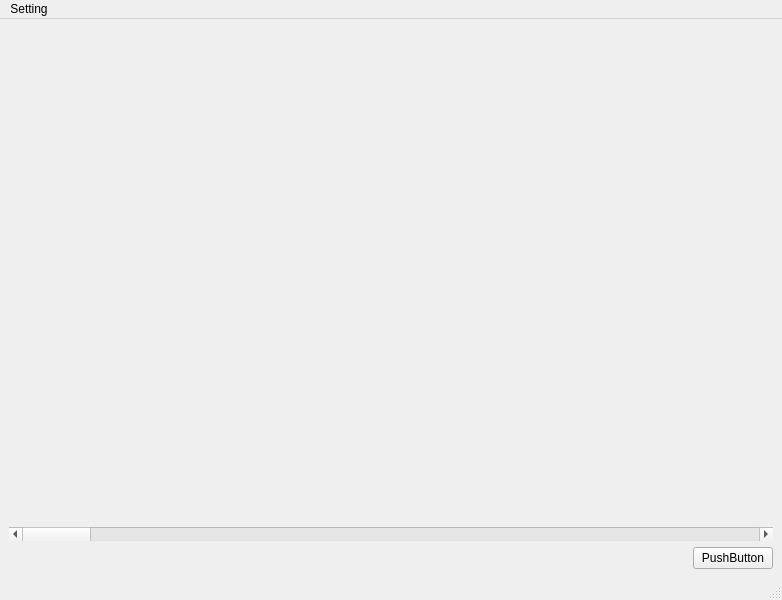
<?xml version="1.0" encoding="UTF-8"?>
<ui version="4.0">
 <class>Emma2</class>
 <widget class="QMainWindow" name="Emma2">
  <property name="geometry">
   <rect>
    <x>0</x>
    <y>0</y>
    <width>782</width>
    <height>600</height>
   </rect>
  </property>
  <property name="windowTitle">
   <string>Emma2</string>
  </property>
  <widget class="QWidget" name="centralwidget">
   <layout class="QVBoxLayout" name="verticalLayout_2">
    <item>
     <layout class="QVBoxLayout" name="verticalLayout">
      <item>
       <widget class="QChartView" name="chart" native="true">
        <property name="minimumSize">
         <size>
          <width>550</width>
          <height>400</height>
         </size>
        </property>
       </widget>
      </item>
      <item>
       <widget class="QScrollBar" name="HBar1">
        <property name="orientation">
         <enum>Qt::Horizontal</enum>
        </property>
       </widget>
      </item>
     </layout>
    </item>
    <item>
     <layout class="QHBoxLayout" name="horizontalLayout">
      <item>
       <spacer name="horizontalSpacer">
        <property name="orientation">
         <enum>Qt::Horizontal</enum>
        </property>
        <property name="sizeHint" stdset="0">
         <size>
          <width>40</width>
          <height>20</height>
         </size>
        </property>
       </spacer>
      </item>
      <item>
       <widget class="QPushButton" name="btnSuit">
        <property name="text">
         <string>PushButton</string>
        </property>
       </widget>
      </item>
     </layout>
    </item>
   </layout>
  </widget>
  <widget class="QMenuBar" name="menubar">
   <property name="geometry">
    <rect>
     <x>0</x>
     <y>0</y>
     <width>782</width>
     <height>22</height>
    </rect>
   </property>
   <widget class="QMenu" name="menuSetting">
    <property name="title">
     <string>Setting</string>
    </property>
    <addaction name="actionChart"/>
   </widget>
   <addaction name="menuSetting"/>
  </widget>
  <widget class="QStatusBar" name="statusbar"/>
  <action name="actionChart">
   <property name="text">
    <string>Chart</string>
   </property>
   <property name="toolTip">
    <string>Chart</string>
   </property>
  </action>
 </widget>
 <customwidgets>
  <customwidget>
   <class>QChartView</class>
   <extends>QWidget</extends>
   <header location="global">qchartview.h</header>
   <container>1</container>
  </customwidget>
 </customwidgets>
 <resources/>
 <connections/>
</ui>
